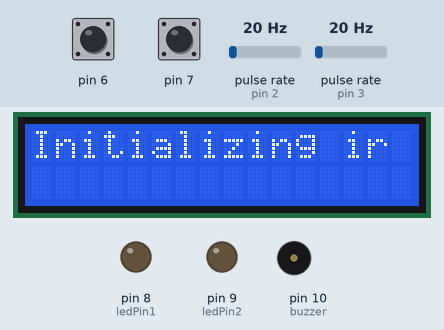
This sketch was run on a simulated Arduino Uno, built with avr-gcc and run on an emulated ATmega328P. On the bench: 16×2 character LCD, output pins drawn as LEDs (lit = HIGH), buzzer (waves = sounding). Wiring (inferred from the names in the program): 2 × pulse sensor: data pin 2 / data pin 3. Dashed ring = blinking. Inputs (shaded band) come from the test bench; at power-on: pulse rate (sensors on pin 2, pin 3) 20 Hz, pin 6 HIGH, pin 7 HIGH.

Above: at 6.0 s.
At 9.1 s:
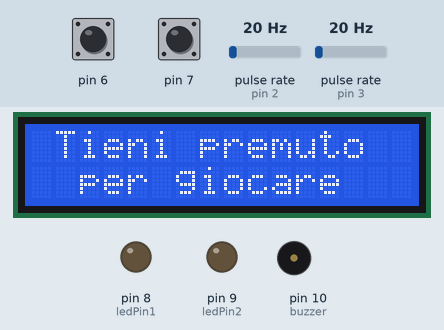
9.2 s: pulse rate (sensor on pin 2) set to 2 Hz
At 13.3 s:
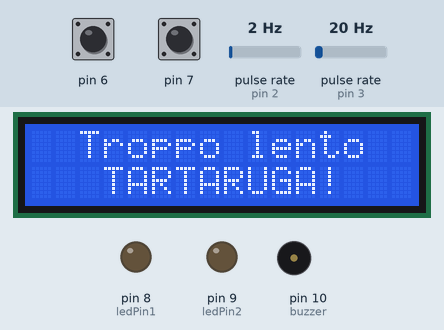
17.2 s: pulse rate (sensor on pin 2) set to 0 Hz
At 29.3 s:
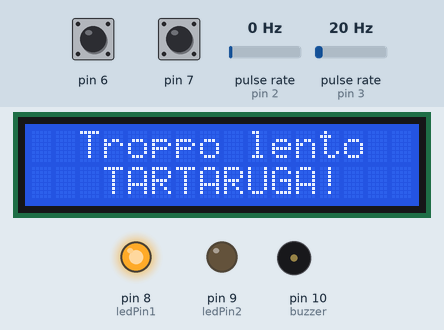
29.8 s: pulse rate (sensor on pin 3) set to 50 Hz
At 35.0 s:
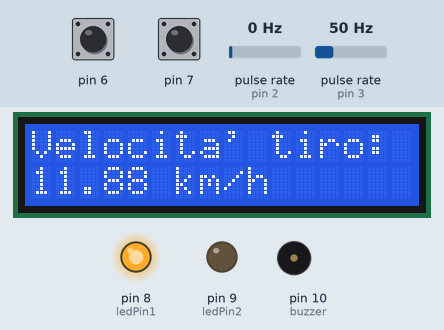
42.2 s: pulse rate (sensor on pin 2) set to 4 Hz
72.1 s: pulse rate (sensor on pin 3) set to 2 Hz
83.2 s: pulse rate (sensor on pin 3) set to 0 Hz
At 116.24 s:
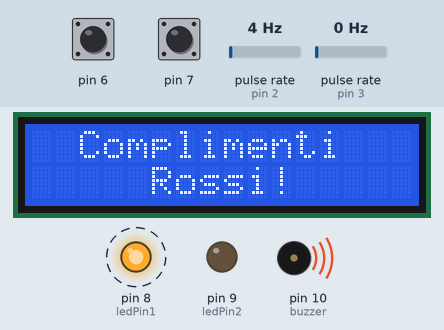
Timing chart, 0 to 117.6 s (numbered marks = the images above; inputs shaded):
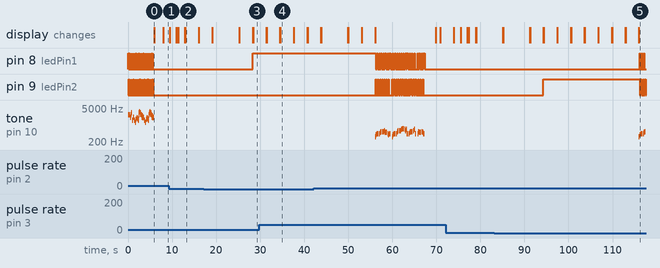

Measured:
- the behaviour switches between 1 and 0 Hz on pulse rate (sensor on pin 2) (found by bisection; images 2 and 3)
- the behaviour switches between 1 and 0 Hz on pulse rate (sensor on pin 3) (found by bisection; images 4 and 5)
- after the input at 9.2 s, the display: first differs from a run without the input after 3.8 s (image 2)
- after the input at 17.2 s, pin 8 (ledPin1): LOW → HIGH after 11.1 s
- after the input at 29.8 s, the display: first differs from a run without the input after 4.8 s (image 4)
- after the input at 83.2 s, pin 8 (ledPin1): alternates HIGH for 0.13 s and LOW for 0.35 s, starting after 33.0 s; pin 9 (ledPin2): LOW → HIGH after 11.1 s, → LOW 21.8 s later, → HIGH 0.23 s later, → LOW 0.25 s later, … (8 changes in this stretch)
- by itself, tone on pin 10 (buzzer): plays 330 Hz for 0.13 s, 392 Hz for 0.13 s, 440 Hz for 0.25 s, 440 Hz for 0.13 s, 440 Hz for 0.13 s, 494 Hz for 0.13 s … (45 notes in this stretch)

The sketch:

Calcetto-Velocit__interrupts_change_riscaldamento_final_V.2.ino
```cpp
#include <ClickButton.h>
#include <LiquidCrystal_I2C.h>
//#include <LiquidCrystal.h>
const int E4 = 330;
const int F4 = 349;
const int G4 = 392;
const int a4 = 440;
const int Gd = 415;
const int B4 = 494;
const int C5 = 523;
const int D5 = 587;
const int E5 = 659;
const int F5 = 698;
const int E6 = 1319;
const int G6 = 1568;
const int a6 = 1760;
const int As6 = 1865;
const int B6 = 1976;
const int C7 = 2093;
const int D7 = 2349;
const int E7 = 2637;
const int F7 = 2794;
const int G7 = 3136;
const int a7 = 3520;

//sensori IR
volatile unsigned long time0R=0;
volatile int stateR=0;
volatile unsigned long time1R=0;
volatile unsigned long time0B=0;
volatile int stateB=0;
volatile unsigned long time1B=0;
int sensReadR=2; //digital input 3 - interrupt - red
int sensReadB=3; //digital input 2 - interrupt - blue
long timectrR=0;
long timectrB=0;
float timedifR =0.0;
float timedifB =0.0;
float velR=0.0;
float velmaxR=0.0;
float velgoalR=0.0;
float velB=0.0;
float velmaxB=0.0;
float velgoalB=0.0;

const int ledPin1 = 8; //blue
const int ledPin2 = 9; //red
const int buzzer = 10;
const int BP1 = 6; //pin tasto1 - red
const int BP2 = 7; //pin tasto2 - blue
LiquidCrystal_I2C lcd(0x27,16,2); //dichiaro l'indirizzo e la dimensione del display
//LiquidCrystal lcd(12, 11, 5, 4, 3, 2); //VSS:ground;VDD:5v;V0:trim;rs:12;rw:ground;e:11;d4:5;d5:4;d6:3;d7:2
ClickButton button1(BP1, LOW, CLICKBTN_PULLUP);
ClickButton button2(BP2, LOW, CLICKBTN_PULLUP);
int counter = 0;
int a = 0;
int b = 0;
int start = 0;
int uno = 0;
int due = 0;
String V1 = "";
String V2 = "";

void setup() {
   // Setup button timers (all in milliseconds / ms)
  // (These are default if not set, but changeable for convenience)
  button1.debounceTime   = 10;   // Debounce timer in ms
  button1.multiclickTime = 300;  // Time limit for multi clicks
  button1.longClickTime  = 500; // time until "held-down clicks" register

  button2.debounceTime   = 10;   // Debounce timer in ms
  button2.multiclickTime = 300;  // Time limit for multi clicks
  button2.longClickTime  = 500; // time until "held-down clicks" register

  pinMode(buzzer, OUTPUT);
  pinMode(ledPin1, OUTPUT);
  pinMode(ledPin2, OUTPUT);

  lcd.init();
  lcd.backlight();
  //lcd.begin(16,2);
  lcd.print(" Calcio Balilla");
  lcd.setCursor(4,1);
  lcd.print("CasaGere");
  Mario();
  lcd.clear();
  lcd.print("Initializing ir");
  //delay(2000);
  //lcd.clear();
  attachInterrupt(digitalPinToInterrupt(sensReadR), letturaR, CHANGE);
  attachInterrupt(digitalPinToInterrupt(sensReadB), letturaB, CHANGE);
  delay(2000);
  lcd.clear();
  //delay(50);
}

void loop() {

  while(start==0){

    if(time0R>timectrR){
      timedifR=time1R - time0R;
      velR=(0.033/(timedifR/1000000))*3.60;
    }
    if(time0B>timectrB){
      timedifB=time1B - time0B;
      velB=(0.033/(timedifB/1000000))*3.60;
    }

    button1.Update();
    lcd.clear();
    //delay(200);
    lcd.print(" Tieni premuto");
    lcd.setCursor(2,1);
    lcd.print("per giocare");
    delay(1500);
    lcd.clear();
    lcd.print("    Goal di ");
    lcd.setCursor(0,1);
    lcd.print(" riscaldamento!");
    delay(1500);

    if(button1.clicks!=0) a = button1.clicks;
    if(a == -1 || velR!=0 || velB!=0){
      lcd.clear();
      start=1;
      resetvar();
      delay(400);
      lcd.print("   Iniziamo!");
      //StarWars();
      delay(1500);
      lcd.clear();
      printscreen();
      }
    }

  //calcolo velocità rossi
  if(time0R>timectrR && time0R-timectrR>2000000){
    timedifR=time1R - time0R;
    velR=(0.0330/(timedifR/1000000))*3.6000;
    velgoalR=velR;
    timectrR=time0R;
    if(velR>velmaxR)
      velmaxR=velR;
  }
  //calcolo velocità blu
  if(time0B>timectrB && time0B-timectrB>2000000){
    timedifB=time1B - time0B;
    velB=(0.033/(timedifB/1000000))*3.60;
    velgoalB=velB;
    timectrB=time0B;
    if(velB>velmaxB)
      velmaxB=velB;
  }

  //delay(2000);

  if(uno==due){
    digitalWrite(ledPin2, LOW);
    digitalWrite(ledPin1, LOW);
  }
  else{
    if(uno>due){
      digitalWrite(ledPin1, LOW);
      digitalWrite(ledPin2, HIGH);
    }
    else{
      digitalWrite(ledPin2, LOW);
      digitalWrite(ledPin1, HIGH);
    }
  }
  button1.Update();
  button2.Update();
  delay(50);

  if(button1.clicks == -3 && button2.clicks == -3){
    start=0;
  }

  if(button1.clicks!=0) a = button1.clicks;

  if(uno>0 && a == 2){
    uno--;
    printscreen();
    }
  if((a == 1 || velR>0) && uno<9 && V1.equals("") && V2.equals("")){
    if(a!=1)
      velgoalRed(velgoalR);
    velR=0;
    uno++;
    printscreen();
    }
  else{
    if((a == 1 || velR>0) && (uno+due)<18 && uno==9){
      if(a!=1)
        velgoalRed(velgoalR);
      velR=0;
      V2=":(";
      V1="Vittoria!";
    }
    if((a == 1 || velR>0) && uno+due>=18 && V1.equals("") && !V2.equals("Adv")){
      if(a!=1)
        velgoalRed(velgoalR);
      velR=0;
      V1="Adv";
      uno++;
      printscreen();
    }
    else{
      if((a == 1 || velR>0) && uno+due>=18 && V1.equals("") && V2.equals("Adv")){
        if(a!=1)
          velgoalRed(velgoalR);
        velR=0;
        V1="";
        V2="";
        uno++;
        printscreen();;
      }
      else{
        if((a == 1 || velR>0) && uno+due>18 && V1.equals("Adv") && !V2.equals("Adv")){
          if(a!=1)
            velgoalRed(velgoalR);
        velR=0;
        V2=":(";
        V1="Vittoria!";
        uno++;
      }
     }
    }
   }
    a=0;


  if(button2.clicks!=0) b = button2.clicks;

  if(due>0 && b == 2){
    due--;
    printscreen();
    }
  if((b == 1 || velB>0) && due<9 && V1.equals("") && V2.equals("")){
    if(b!=1)
      velgoalBlu(velgoalB);
    velB=0;
    due++;
    printscreen();
    }
  else{
    if((b == 1 || velB>0) && (uno+due)<18 && due==9){
      if(b!=1)
        velgoalBlu(velgoalB);
      velB=0;
      V1=":(";
      V2="Vittoria!";
    }
    if((b == 1 || velB>0) && (uno+due)>=18 && V2.equals("") && !V1.equals("Adv")){ //
       if(b!=1)
        velgoalBlu(velgoalB);
       velB=0;
       V2="Adv";
       due++;
       printscreen();
    }
    else{
      if((b == 1 || velB>0) && (uno+due)>=18 && V2.equals("") && V1.equals("Adv")){
        if(b!=1)
          velgoalBlu(velgoalB);
        velB=0;
        V2="";
        V1="";
        due++;
        printscreen();
      }
      else{
        if((b == 1 || velB>0) && (uno+due)>18 && V2.equals("Adv") && !V1.equals("Adv")){
         if(b!=1)
          velgoalBlu(velgoalB);
         velB=0;
         V1=":(";
         V2="Vittoria!";
         due++;
        }
      }
    }
   }
    b=0;

  if(V1.equals("Vittoria!") || V2.equals("Vittoria!")){
      lcd.clear();
      lcd.print("  Complimenti");
      if(V2.equals("Vittoria!")){
        start=0;
        lcd.setCursor(6,1);
        lcd.print("Blu!");
        pirates();
        delay(2000);
      }
      else{
        start=0;
        lcd.setCursor(5,1);
        lcd.print("Rossi!");
        pirates();
        delay(2000);
      }
    lcd.clear();
    lcd.print("Velocita'massima");
    lcd.setCursor(0,1);
    lcd.print("raggiunta dai: ");
    delay(1000);
    lcd.clear();
    if(velmaxR>velmaxB){
     lcd.print("Rossi!");
     lcd.setCursor(0,1);
     lcd.print(velmaxR);
     lcd.print(" km/h");
     delay(3000);
    }
    else{
     lcd.print("Blu!");
     lcd.setCursor(0,1);
     lcd.print(velmaxB);
     lcd.print(" km/h");
     delay(3000);
    }
   }
}

void printscreen(){
  lcd.clear();
  lcd.setCursor(2,0); //position the LCD cursor (col,row)
  lcd.print("Rossi"); // V1 button1
  lcd.setCursor(11,0);
  lcd.print("Blu"); // V2 button2
  //delay(2000);
  lcd.setCursor(4,1);
  if(uno<=9 && due<=9)
    lcd.print(uno);
  else{
    lcd.setCursor(3,1);
    lcd.print(V1);
  }
  lcd.setCursor(12,1);
  if(due<=9 && uno<=9)
    lcd.print(due);
  else{
    lcd.setCursor(11,1);
    lcd.print(V2);
  }
}

void letturaR(){
  if(stateR%2==0){
   time0R=micros();
   stateR++;
  }
  else{
    time1R=micros();
    stateR++;
  }
}

void letturaB(){
  if(stateB%2==0){
   time0B=micros();
   stateB++;
  }
  else{
    time1B=micros();
    stateB++;
  }
}

void velgoalRed(float x){
  if(x<2.0){
    lcd.clear();
    lcd.print("  Troppo lento");
    lcd.setCursor(0,1);
    lcd.print("   TARTARUGA!");
    delay(3000);
    lcd.clear();
  }
  else{
    lcd.clear();
    lcd.print("Velocita' tiro:");
    lcd.setCursor(0,1);
    lcd.print(x);
    lcd.print(" km/h");
    delay(3000);
    lcd.clear();
  }
}

void velgoalBlu(float x){
  if(x<2.0){
    lcd.clear();
    lcd.print("  Troppo lento");
    lcd.setCursor(0,1);
    lcd.print("   TARTARUGA!");
    delay(3000);
    lcd.clear();
  }
    else{
    lcd.clear();
    lcd.print("Velocita' tiro:");
    lcd.setCursor(0,1);
    lcd.print(x);
    lcd.print(" km/h");
    delay(3000);
    lcd.clear();
    }
}

void resetvar(){
     V1="";
     V2="";
     uno=0;
     due=0;
     a=0;
     b=0;
     time0B=0;
     time1B=0;
     timedifB=0.0;
     time0R=0;
     time1R=0;
     timedifR=0.0;
     stateR=0;
     velR=0.0;
     velgoalR=0.0;
     stateB=0;
     velB=0.0;
     velgoalB=0.0;
     velmaxR=0.0;
     velmaxB=0.0;
     timectrR=0;
     timectrB=0;
}

void beep(int nota, int durata){
  tone(buzzer, nota, durata); //play

  //led alternati
  if(counter%2==0){
    digitalWrite(ledPin1, HIGH);
    delay(durata);
    digitalWrite(ledPin1, LOW);
  }
  else{
    digitalWrite(ledPin2, HIGH);
    delay(durata);
    digitalWrite(ledPin2, LOW);
  }
  noTone(buzzer); //stacco tra una nota e l'altra
  delay(50);

  counter++;
}

void pirates(){
 // for(int  i=0;i<2;i++){
    beep(E4, 125);
    beep(G4, 125);
    beep(a4, 250);
    beep(a4, 125);
    delay(125);
    beep(a4, 125);
    beep(B4, 125);
    beep(C5, 250);
    beep(C5, 125);
    delay(125);
    beep(C5, 125);
    beep(D5, 125);
    beep(B4, 250);
    beep(B4, 125);
    delay(125);
    beep(a4, 125);
    beep(G4, 125);
    beep(a4, 375);
    delay(250);
 // }
  beep(E4, 125);
  beep(G4, 125);
  beep(a4, 250);
  beep(a4, 125);
  delay(125);
  beep(a4, 125);
  beep(C5, 125);
  beep(D5, 250);
  beep(D5, 125);
  delay(125);
  beep(D5, 125);
  beep(E5, 125);
  beep(F5, 250);
  beep(F5, 125);
  delay(125);
  beep(E5, 125);
  beep(D5, 125);
  beep(E5, 125);
  beep(a4, 250);
  delay(125);

  beep(a4, 125);
  beep(B4, 125);
  beep(C5, 250);
  beep(C5, 125);
  delay(125);
  beep(D5, 250);
  beep(E5, 125);
  beep(a4, 250);
  delay(250);
  beep(a4, 125);
  beep(C5, 125);
  beep(B4, 250);
  beep(B4, 125);
  delay(125);
  beep(C5, 125);
  beep(B4, 125);
  beep(a4, 300);
  delay(500);
}

void StarWars(){
  beep(a4, 500);
  beep(a4, 500);
  beep(a4, 500);
  beep(F4, 350);
  beep(C5, 150);
  beep(a4, 500);
  beep(F4, 350);
  beep(C5, 150);
  beep(a4, 650);

  delay(500);

  beep(E5, 500);
  beep(E5, 500);
  beep(E5, 500);
  beep(F5, 350);
  beep(C5, 150);
  beep(Gd, 500);
  beep(F4, 350);
  beep(C5, 150);
  beep(a4, 650);

  delay(500);
}

void Mario(){
  beep(E7, 48);
  beep(E7, 48);
  delay(48);
  beep(E7, 48);
  delay(48);
  beep(C7, 48);
  beep(E7, 48);
  delay(48);
  beep(G7, 48);
  delay(144);
  beep(G6, 48);
  delay(144);

  beep(C7, 48);
  delay(96);
  beep(G6, 48);
  delay(96);
  beep(E6, 48);
  delay(96);
  beep(a6, 48);
  delay(48);
  beep(B6,48);
  delay(48);
  beep(As6, 48);
  beep(a6, 48);
  delay(48);

  beep(G6, 36);
  beep(E7, 36);
  beep(G7, 36);
  beep(a7, 48);
  delay(48);
  beep(F7, 48);
  beep(G7, 48);
  delay(48);
  beep(E7, 48);
  delay(48);
  beep(C7, 48);
  beep(D7, 48);
  beep(B6, 48);
  delay(96);

  beep(C7, 48);
  delay(96);
  beep(G6, 48);
  delay(96);
  beep(E6, 48);
  delay(96);
  beep(a6, 48);
  delay(48);
  beep(B6,48);
  delay(48);
  beep(As6, 48);
  beep(a6, 48);
  delay(48);

  beep(G6, 36);
  beep(E7, 36);
  beep(G7, 36);
  beep(a7, 48);
  delay(48);
  beep(F7, 48);
  beep(G7, 48);
  delay(48);
  beep(E7, 48);
  delay(48);
  beep(C7, 48);
  beep(D7, 48);
  beep(B6, 48);
  beep(C7, 60);
  delay(96);
}
```
